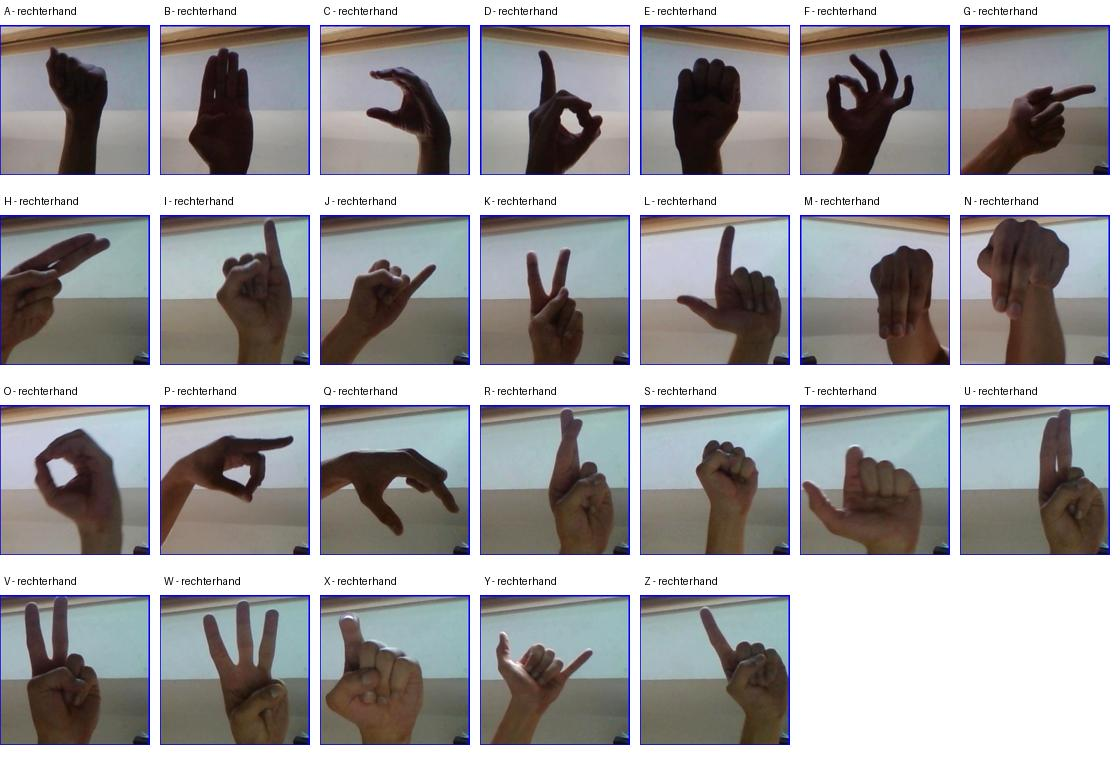
#> input picture assets/alphabet_capture_examples.jpg, 1120 x 760 px
$ python -i morphology_pilot.py   (imports and definitions only)
#> lines starting #> are read from the running program, lines starting #| are printed output that depends on the picture; after the words box and inside, x2 and y2 are one past the last pixel; in counts of white or black regions, pixels touching at a corner belong together
"""Image processing variants used by the RQ2 recovery experiment."""
import cv2
import numpy as np


def variants(image):
    rgb = np.asarray(image)
    kernel = np.ones((3, 3), np.uint8)
    gray = cv2.cvtColor(rgb, cv2.COLOR_RGB2GRAY)
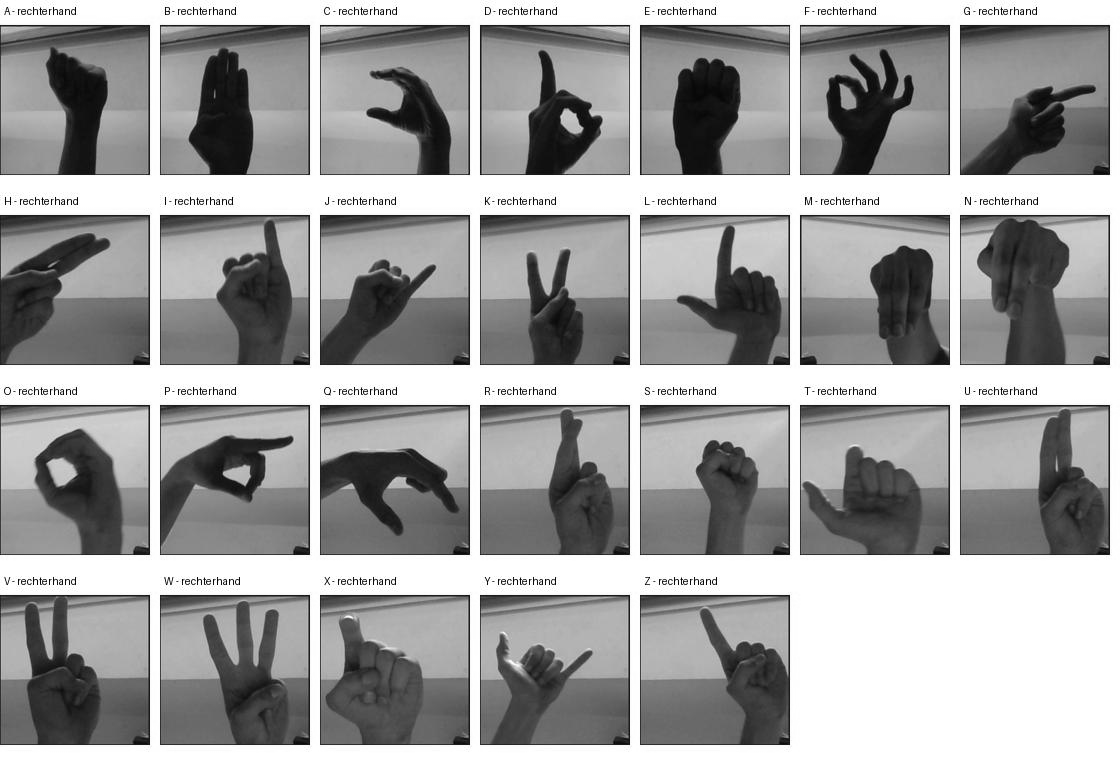
#> gray: shape (760, 1120); min 0, max 255, mean 158.5
    edges = cv2.Canny(cv2.GaussianBlur(gray, (5, 5), 0), 50, 150)
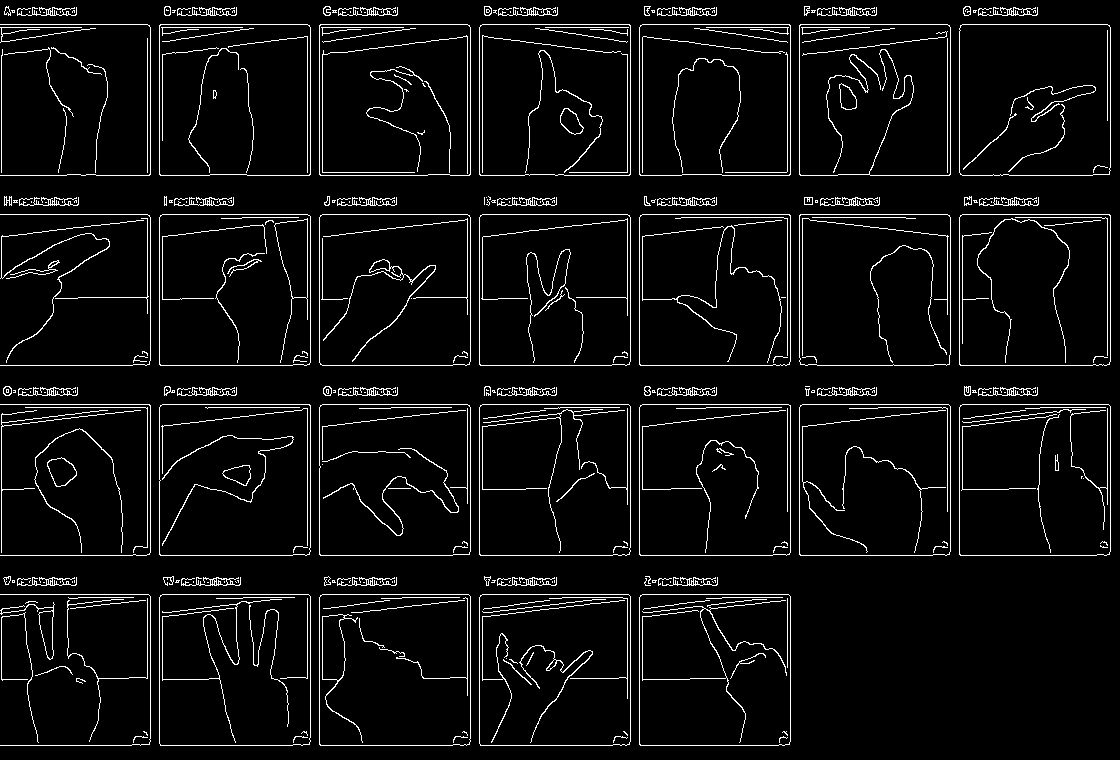
#> edges: shape (760, 1120); 5.6% white in thin lines or dots
    overlay = cv2.addWeighted(rgb, 1.0, cv2.cvtColor(edges, cv2.COLOR_GRAY2RGB), 0.25, 0)
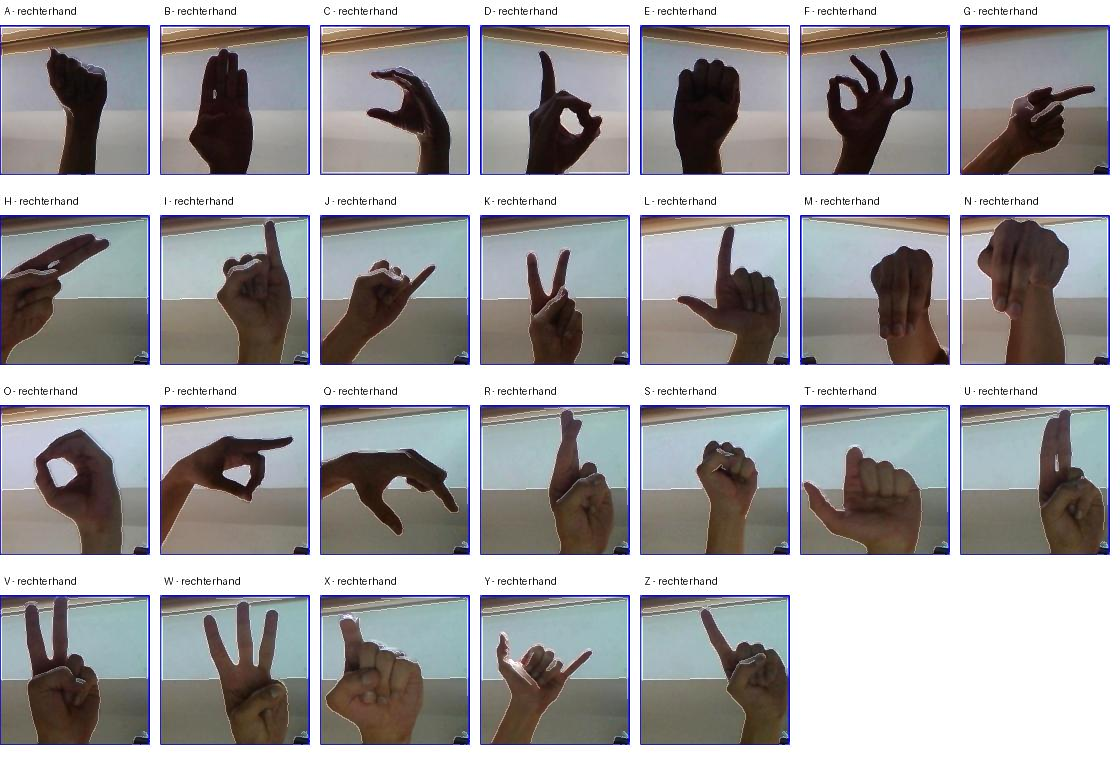
#> overlay: shape (760, 1120, 3); mean R, G, B 161.9, 160, 160.8
    return {'erosie': cv2.erode(rgb, kernel), 'dilatatie': cv2.dilate(rgb, kernel),
            'canny_overlay': overlay}

>>> import cv2
>>> picture = cv2.cvtColor(cv2.imread('../assets/alphabet_capture_examples.jpg'), cv2.COLOR_BGR2RGB)
>>> result = variants(picture)
#> result = 3 items

$ run again, on assets/gh_viewpoint_guide.png
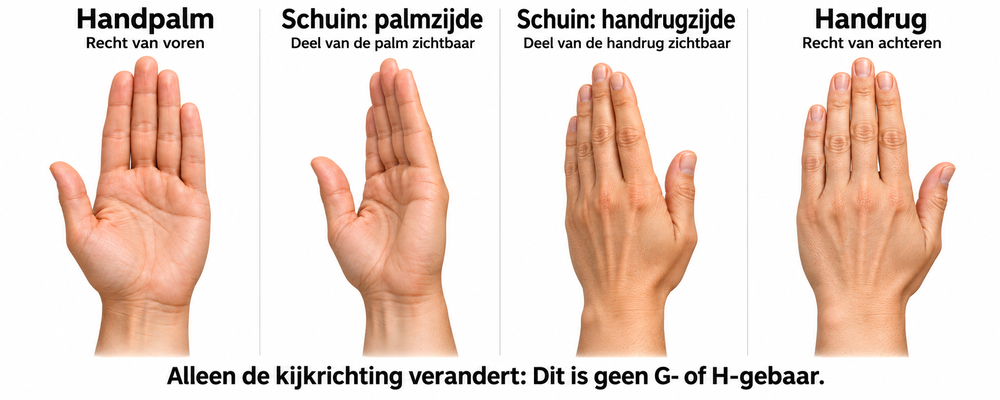
#> input picture assets/gh_viewpoint_guide.png, 1000 x 400 px, shrunk from 1983 x 793 before the run
#> in variants, `edges = cv2.Canny(cv2.GaussianBlur(gray, (5, 5), 0), 50, 150)`:
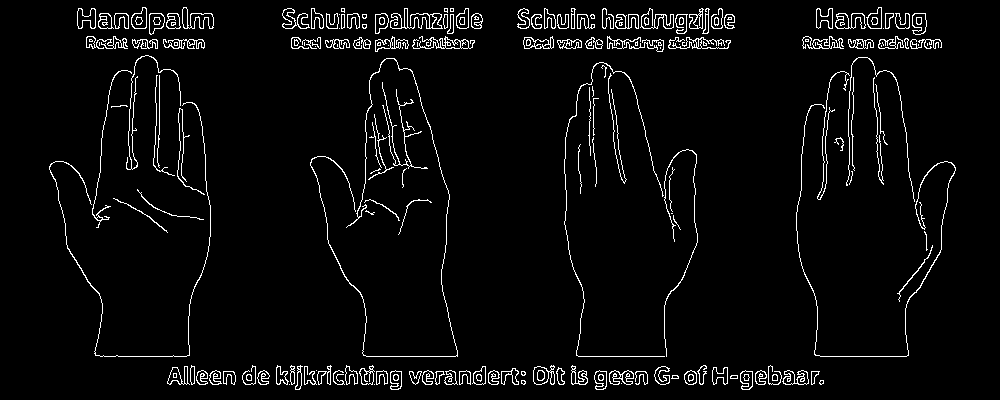
#> edges: shape (400, 1000); 4.1% white in thin lines or dots, all inside (x1, y1, x2, y2) = (49, 7, 956, 390)
#> in variants, `overlay = cv2.addWeighted(rgb, 1.0, cv2.cvtColor(edges, cv2.COLOR_GRAY..`:
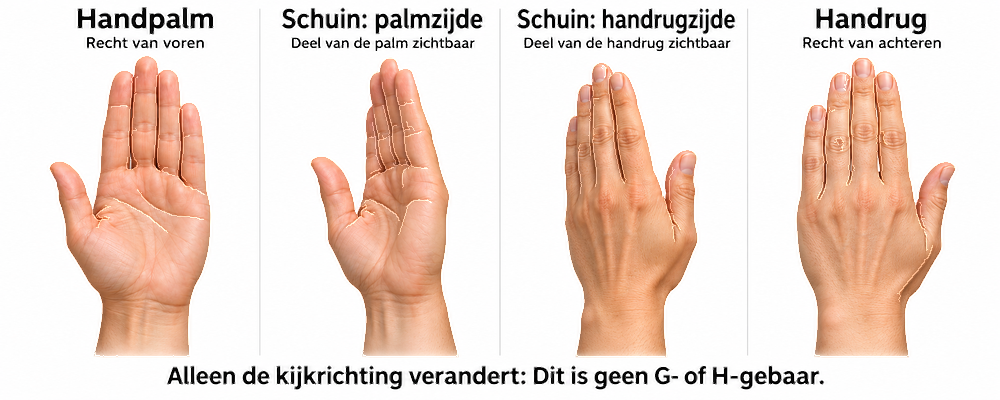
#> overlay: shape (400, 1000, 3); mean R, G, B 238.2, 219.4, 209.7
#> result = 3 items
